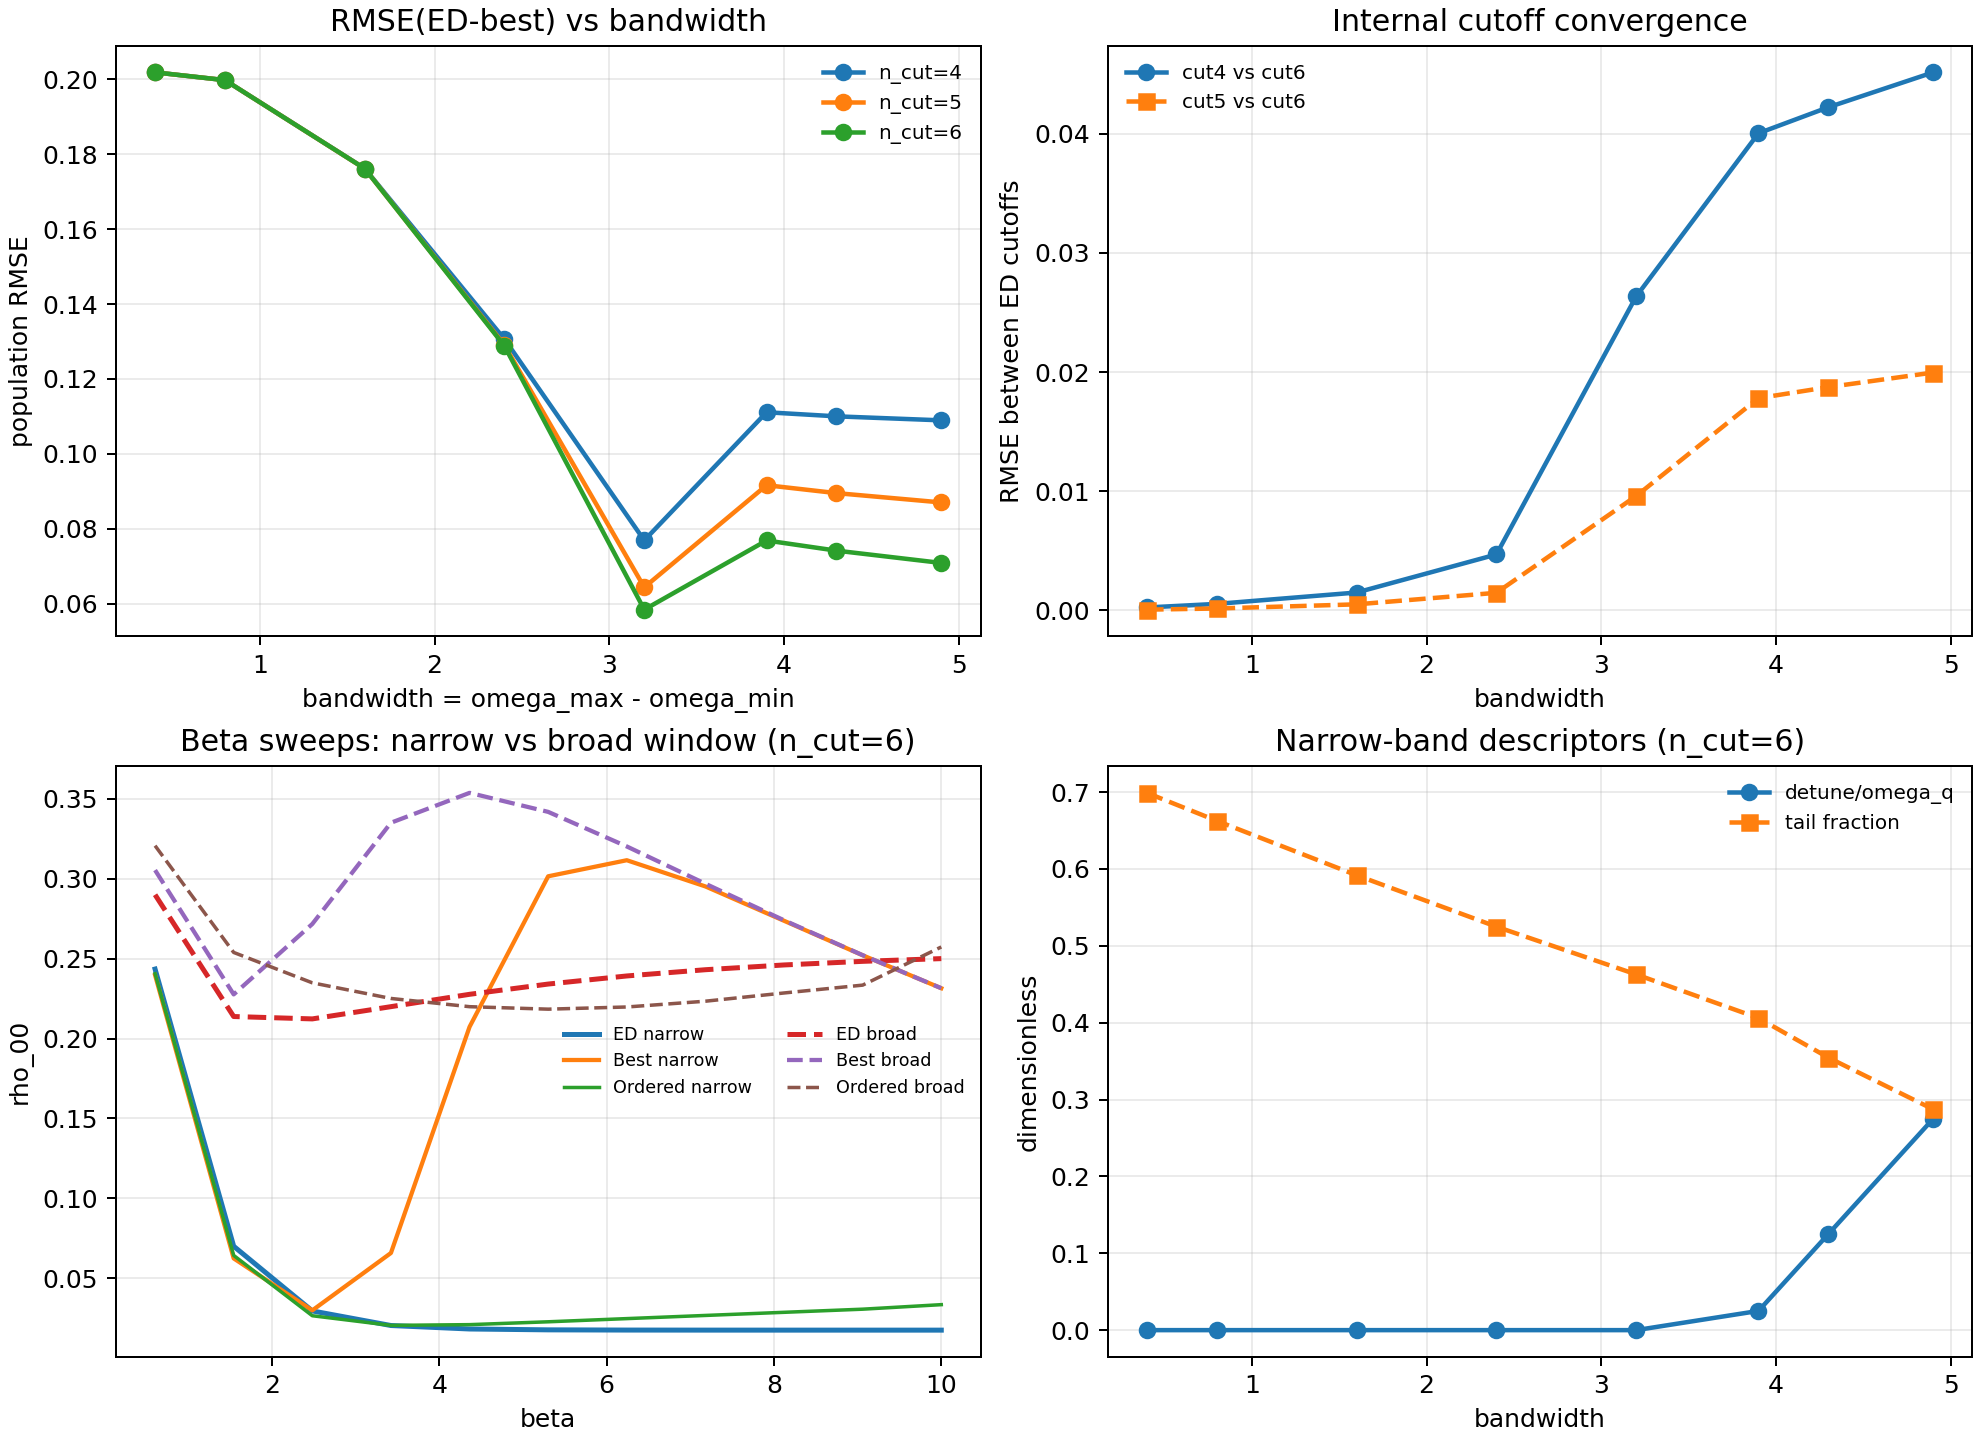

The Python source for this figure:
"""
Narrow-bandwidth convergence scan around omega_q.

Goal:
- Test whether narrowing the spectral window improves numerical convergence.
- Keep ED and analytic on the SAME window for each point.

Outputs:
- hmf_narrowband_convergence_scan_codex_v36.csv
- hmf_narrowband_convergence_summary_codex_v36.csv
- hmf_narrowband_convergence_cutoff_summary_codex_v36.csv
- hmf_narrowband_convergence_codex_v36.png
- hmf_narrowband_convergence_log_codex_v36.md
"""

from __future__ import annotations

from dataclasses import dataclass
from pathlib import Path

import matplotlib.pyplot as plt
import numpy as np
import pandas as pd

from hmf_component_normalized_compare_codex_v5 import _compact_components
from hmf_model_comparison_standalone_codex_v1 import (
    BenchmarkConfig as LiteConfig,
    RenormConfig,
    extract_density,
    ordered_gaussian_state,
)
from hmf_v5_qubit_core import build_ed_context, exact_reduced_state
from prl127_qubit_benchmark import BenchmarkConfig as EDConfig


@dataclass(frozen=True)
class EDCase:
    n_modes: int
    n_cut: int


def _rmse(x: np.ndarray) -> float:
    return float(np.sqrt(np.mean(np.square(x)))) if len(x) else np.nan


def _tail_fraction(omega_max: float, tau_c: float) -> float:
    x = tau_c * omega_max
    return float(np.exp(-x) * (1.0 + x))


def _window_from_delta(omega_q: float, delta: float, floor: float = 0.1) -> tuple[float, float]:
    omega_min = max(floor, omega_q - delta)
    omega_max = omega_q + delta
    return float(omega_min), float(omega_max)


def _detune_and_dw(omega_min: float, omega_max: float, omega_q: float, n_modes: int) -> tuple[float, float]:
    if n_modes <= 1:
        w = 0.5 * (omega_min + omega_max)
        return float(abs(w - omega_q) / omega_q), float(omega_max - omega_min)
    grid = np.linspace(omega_min, omega_max, n_modes, dtype=float)
    dw = float(grid[1] - grid[0])
    detune = float(np.min(np.abs(grid - omega_q)) / omega_q)
    return detune, dw


def _build_lite(
    beta: float,
    theta: float,
    omega_q: float,
    omega_min: float,
    omega_max: float,
) -> LiteConfig:
    return LiteConfig(
        beta=float(beta),
        omega_q=float(omega_q),
        theta=float(theta),
        n_modes=40,
        n_cut=1,
        omega_min=float(omega_min),
        omega_max=float(omega_max),
        q_strength=5.0,
        tau_c=0.5,
    )


def _build_ed(
    beta: float,
    theta: float,
    omega_q: float,
    omega_min: float,
    omega_max: float,
    case: EDCase,
) -> EDConfig:
    return EDConfig(
        beta=float(beta),
        omega_q=float(omega_q),
        theta=float(theta),
        n_modes=int(case.n_modes),
        n_cut=int(case.n_cut),
        omega_min=float(omega_min),
        omega_max=float(omega_max),
        q_strength=5.0,
        tau_c=0.5,
        lambda_min=0.0,
        lambda_max=1.0,
        lambda_points=2,
        output_prefix="hmf_narrowband_convergence_codex_v36",
    )


def run_scan() -> tuple[pd.DataFrame, pd.DataFrame, pd.DataFrame]:
    theta = float(np.pi / 2.0)
    g = 0.5
    omega_q = 2.0
    tau_c = 0.5
    ren = RenormConfig(scale=1.04, kappa=0.94)

    # Narrow-to-broad windows around omega_q.
    deltas = np.array([0.2, 0.4, 0.8, 1.2, 1.6, 2.0, 2.4, 3.0], dtype=float)
    betas = np.linspace(0.6, 10.0, 11, dtype=float)
    cases = [EDCase(n_modes=3, n_cut=4), EDCase(n_modes=3, n_cut=5), EDCase(n_modes=3, n_cut=6)]

    total = len(deltas) * len(betas) * len(cases)
    done = 0

    ref_cache: dict[tuple[float, float], tuple[float, float, float, float]] = {}
    rows: list[dict[str, float | int | str]] = []

    for delta in deltas:
        omega_min, omega_max = _window_from_delta(omega_q=omega_q, delta=float(delta), floor=0.1)
        bandwidth = float(omega_max - omega_min)

        for beta in betas:
            key = (float(delta), float(beta))
            if key not in ref_cache:
                lite = _build_lite(
                    beta=float(beta),
                    theta=theta,
                    omega_q=omega_q,
                    omega_min=omega_min,
                    omega_max=omega_max,
                )
                rho_ord = ordered_gaussian_state(lite, g)
                ord_p00, _ord_p11, ord_coh = extract_density(rho_ord)
                best_p00, _best_p11, best_coh, _best_ratio = _compact_components(
                    lite, g, use_running=True, renorm=ren
                )
                ref_cache[key] = (float(ord_p00), float(ord_coh), float(best_p00), float(best_coh))

            ord_p00, ord_coh, best_p00, best_coh = ref_cache[key]

            for case in cases:
                detune_over_omega_q, dw = _detune_and_dw(
                    omega_min=omega_min,
                    omega_max=omega_max,
                    omega_q=omega_q,
                    n_modes=case.n_modes,
                )

                cfg = _build_ed(
                    beta=float(beta),
                    theta=theta,
                    omega_q=omega_q,
                    omega_min=omega_min,
                    omega_max=omega_max,
                    case=case,
                )
                ctx = build_ed_context(cfg)
                rho_ed = exact_reduced_state(ctx, g)
                ed_p00, _ed_p11, ed_coh = extract_density(rho_ed)

                rows.append(
                    {
                        "delta": float(delta),
                        "bandwidth": bandwidth,
                        "omega_min": omega_min,
                        "omega_max": omega_max,
                        "beta": float(beta),
                        "omega_q": omega_q,
                        "theta": theta,
                        "g": g,
                        "n_modes": int(case.n_modes),
                        "n_cut": int(case.n_cut),
                        "dw": float(dw),
                        "detune_over_omega_q": float(detune_over_omega_q),
                        "tail_fraction": _tail_fraction(omega_max, tau_c),
                        "ordered_p00": ord_p00,
                        "ordered_coh": ord_coh,
                        "best_p00": best_p00,
                        "best_coh": best_coh,
                        "ed_p00": float(ed_p00),
                        "ed_coh": float(ed_coh),
                        "d_ed_ord_p00": float(ed_p00 - ord_p00),
                        "d_ed_best_p00": float(ed_p00 - best_p00),
                        "d_ed_ord_coh": float(ed_coh - ord_coh),
                        "d_ed_best_coh": float(ed_coh - best_coh),
                    }
                )
                done += 1
                if done % 40 == 0:
                    print(f"[PROGRESS] {done}/{total}")

    df = pd.DataFrame.from_records(rows).sort_values(
        ["delta", "n_cut", "beta"]
    ).reset_index(drop=True)

    summary_rows: list[dict[str, float | int]] = []
    for (delta, bandwidth, n_cut), grp in df.groupby(["delta", "bandwidth", "n_cut"]):
        summary_rows.append(
            {
                "delta": float(delta),
                "bandwidth": float(bandwidth),
                "n_cut": int(n_cut),
                "omega_min": float(grp["omega_min"].iloc[0]),
                "omega_max": float(grp["omega_max"].iloc[0]),
                "detune_over_omega_q": float(grp["detune_over_omega_q"].iloc[0]),
                "tail_fraction": float(grp["tail_fraction"].iloc[0]),
                "rmse_ed_vs_best_p00": _rmse(grp["d_ed_best_p00"].to_numpy(float)),
                "rmse_ed_vs_ordered_p00": _rmse(grp["d_ed_ord_p00"].to_numpy(float)),
                "rmse_ed_vs_best_coh": _rmse(grp["d_ed_best_coh"].to_numpy(float)),
                "rmse_ed_vs_ordered_coh": _rmse(grp["d_ed_ord_coh"].to_numpy(float)),
                "p00_at_beta2": float(
                    np.interp(2.0, grp["beta"].to_numpy(float), grp["ed_p00"].to_numpy(float))
                ),
                "p00_at_beta8": float(
                    np.interp(8.0, grp["beta"].to_numpy(float), grp["ed_p00"].to_numpy(float))
                ),
            }
        )
    summary = pd.DataFrame.from_records(summary_rows).sort_values(["delta", "n_cut"]).reset_index(drop=True)

    # Internal cutoff-convergence metric at fixed window: how close each n_cut is to n_cut=6.
    conv_rows: list[dict[str, float | int]] = []
    for (delta, bandwidth), grp in df.groupby(["delta", "bandwidth"]):
        g4 = grp[grp["n_cut"] == 4].sort_values("beta")
        g5 = grp[grp["n_cut"] == 5].sort_values("beta")
        g6 = grp[grp["n_cut"] == 6].sort_values("beta")
        if len(g4) and len(g6):
            rmse_46 = _rmse(g4["ed_p00"].to_numpy(float) - g6["ed_p00"].to_numpy(float))
        else:
            rmse_46 = np.nan
        if len(g5) and len(g6):
            rmse_56 = _rmse(g5["ed_p00"].to_numpy(float) - g6["ed_p00"].to_numpy(float))
        else:
            rmse_56 = np.nan
        conv_rows.append(
            {
                "delta": float(delta),
                "bandwidth": float(bandwidth),
                "omega_min": float(grp["omega_min"].iloc[0]),
                "omega_max": float(grp["omega_max"].iloc[0]),
                "detune_over_omega_q": float(grp["detune_over_omega_q"].iloc[0]),
                "tail_fraction": float(grp["tail_fraction"].iloc[0]),
                "rmse_cut4_vs_cut6_p00": float(rmse_46),
                "rmse_cut5_vs_cut6_p00": float(rmse_56),
            }
        )
    cutoff_summary = pd.DataFrame.from_records(conv_rows).sort_values("delta").reset_index(drop=True)

    return df, summary, cutoff_summary


def write_outputs(df: pd.DataFrame, summary: pd.DataFrame, cutoff_summary: pd.DataFrame) -> None:
    out_dir = Path(__file__).resolve().parent
    scan_csv = out_dir / "hmf_narrowband_convergence_scan_codex_v36.csv"
    summary_csv = out_dir / "hmf_narrowband_convergence_summary_codex_v36.csv"
    cutoff_csv = out_dir / "hmf_narrowband_convergence_cutoff_summary_codex_v36.csv"
    fig_png = out_dir / "hmf_narrowband_convergence_codex_v36.png"
    log_md = out_dir / "hmf_narrowband_convergence_log_codex_v36.md"

    df.to_csv(scan_csv, index=False)
    summary.to_csv(summary_csv, index=False)
    cutoff_summary.to_csv(cutoff_csv, index=False)

    fig, axes = plt.subplots(2, 2, figsize=(11, 8), constrained_layout=True)

    ax = axes[0, 0]
    for n_cut, grp in summary.groupby("n_cut"):
        g = grp.sort_values("bandwidth")
        ax.plot(g["bandwidth"], g["rmse_ed_vs_best_p00"], "o-", linewidth=1.8, label=f"n_cut={int(n_cut)}")
    ax.set_title("RMSE(ED-best) vs bandwidth")
    ax.set_xlabel("bandwidth = omega_max - omega_min")
    ax.set_ylabel("population RMSE")
    ax.grid(alpha=0.25)
    ax.legend(frameon=False, fontsize=8)

    ax = axes[0, 1]
    g = cutoff_summary.sort_values("bandwidth")
    ax.plot(g["bandwidth"], g["rmse_cut4_vs_cut6_p00"], "o-", linewidth=1.8, label="cut4 vs cut6")
    ax.plot(g["bandwidth"], g["rmse_cut5_vs_cut6_p00"], "s--", linewidth=1.8, label="cut5 vs cut6")
    ax.set_title("Internal cutoff convergence")
    ax.set_xlabel("bandwidth")
    ax.set_ylabel("RMSE between ED cutoffs")
    ax.grid(alpha=0.25)
    ax.legend(frameon=False, fontsize=8)

    ax = axes[1, 0]
    # Narrowest and broadest windows at n_cut=6
    s6 = summary[summary["n_cut"] == 6].copy()
    if not s6.empty:
        dmin = float(s6["delta"].min())
        dmax = float(s6["delta"].max())
        for d, style, label in [(dmin, "-", "narrow"), (dmax, "--", "broad")]:
            sub = df[(df["delta"] == d) & (df["n_cut"] == 6)].sort_values("beta")
            ax.plot(sub["beta"], sub["ed_p00"], style, linewidth=2.0, label=f"ED {label}")
            ax.plot(sub["beta"], sub["best_p00"], style, linewidth=1.7, label=f"Best {label}")
            ax.plot(sub["beta"], sub["ordered_p00"], style, linewidth=1.4, label=f"Ordered {label}")
    ax.set_title("Beta sweeps: narrow vs broad window (n_cut=6)")
    ax.set_xlabel("beta")
    ax.set_ylabel("rho_00")
    ax.grid(alpha=0.25)
    ax.legend(frameon=False, fontsize=7, ncol=2)

    ax = axes[1, 1]
    g2 = summary[summary["n_cut"] == 6].sort_values("bandwidth")
    ax.plot(g2["bandwidth"], g2["detune_over_omega_q"], "o-", linewidth=1.8, label="detune/omega_q")
    ax.plot(g2["bandwidth"], g2["tail_fraction"], "s--", linewidth=1.8, label="tail fraction")
    ax.set_title("Narrow-band descriptors (n_cut=6)")
    ax.set_xlabel("bandwidth")
    ax.set_ylabel("dimensionless")
    ax.grid(alpha=0.25)
    ax.legend(frameon=False, fontsize=8)

    fig.savefig(fig_png, dpi=180)
    plt.close(fig)

    lines: list[str] = []
    lines.append("# Narrowband Convergence Around omega_q (Codex v36)")
    lines.append("")
    lines.append("ED and analytic share the same window at each point.")
    lines.append("Fixed: omega_q=2, theta=pi/2, g=0.5, n_modes=3, n_cut in {4,5,6}.")
    lines.append("")
    lines.append("| delta | bandwidth | n_cut | omega_min | omega_max | detune_over_omega_q | tail_fraction | rmse_ed_vs_best_p00 | rmse_ed_vs_ordered_p00 |")
    lines.append("|---:|---:|---:|---:|---:|---:|---:|---:|---:|")
    for _, r in summary.sort_values(["n_cut", "delta"]).iterrows():
        lines.append(
            f"| {r['delta']:.3f} | {r['bandwidth']:.3f} | {int(r['n_cut'])} | "
            f"{r['omega_min']:.3f} | {r['omega_max']:.3f} | {r['detune_over_omega_q']:.3f} | "
            f"{r['tail_fraction']:.4f} | {r['rmse_ed_vs_best_p00']:.6f} | {r['rmse_ed_vs_ordered_p00']:.6f} |"
        )
    lines.append("")
    lines.append("| delta | bandwidth | rmse_cut4_vs_cut6_p00 | rmse_cut5_vs_cut6_p00 |")
    lines.append("|---:|---:|---:|---:|")
    for _, r in cutoff_summary.sort_values("delta").iterrows():
        lines.append(
            f"| {r['delta']:.3f} | {r['bandwidth']:.3f} | {r['rmse_cut4_vs_cut6_p00']:.6f} | {r['rmse_cut5_vs_cut6_p00']:.6f} |"
        )

    log_md.write_text("\n".join(lines), encoding="utf-8")

    print("Wrote:", scan_csv.name)
    print("Wrote:", summary_csv.name)
    print("Wrote:", cutoff_csv.name)
    print("Wrote:", fig_png.name)
    print("Wrote:", log_md.name)


def main() -> None:
    df, summary, cutoff_summary = run_scan()
    write_outputs(df, summary, cutoff_summary)


if __name__ == "__main__":
    main()

